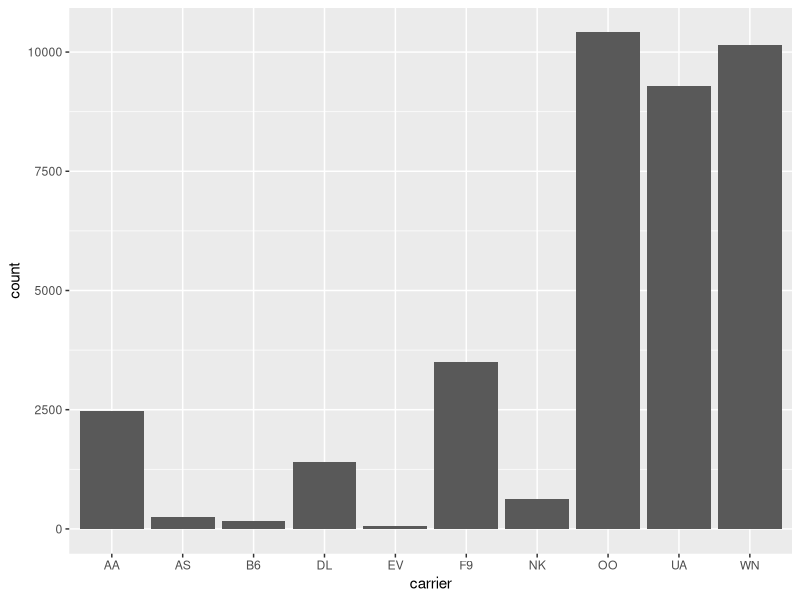
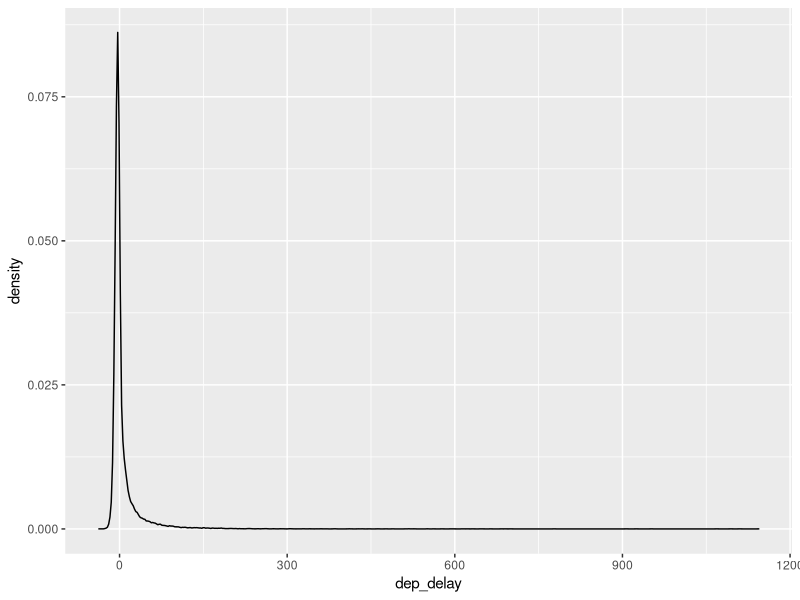
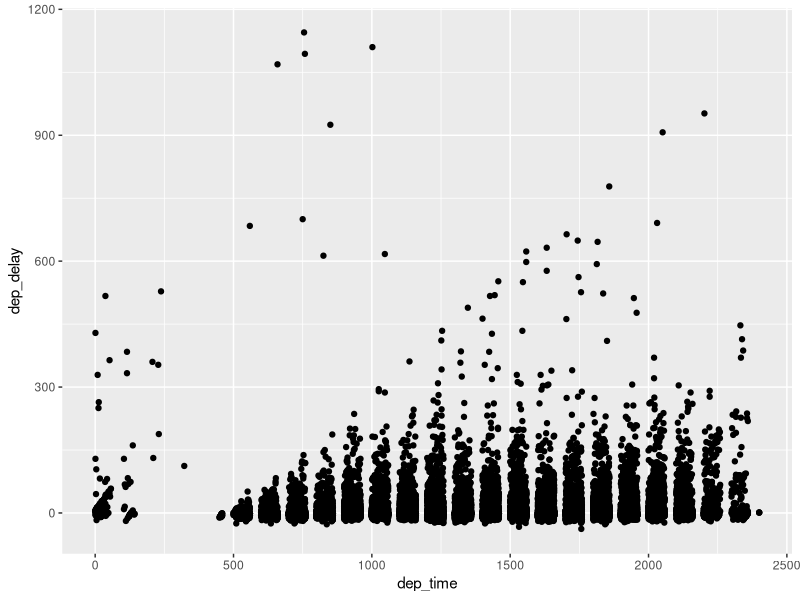
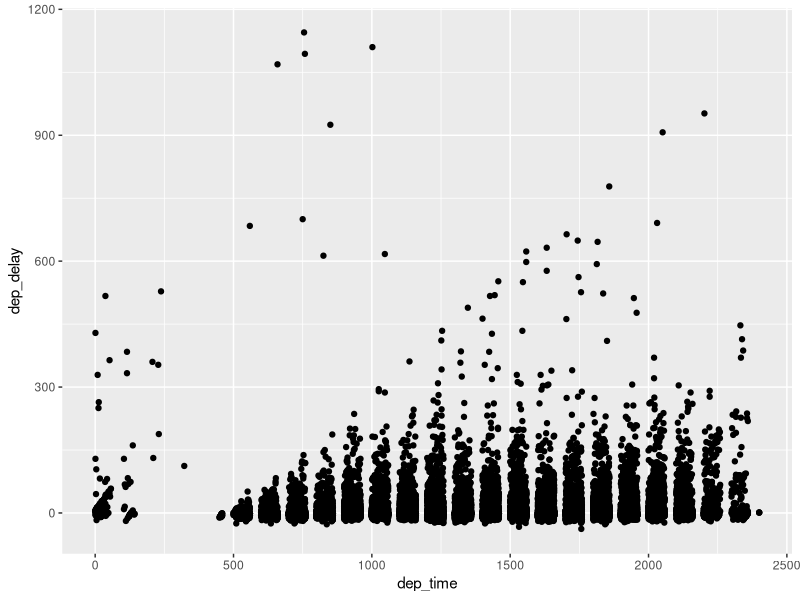
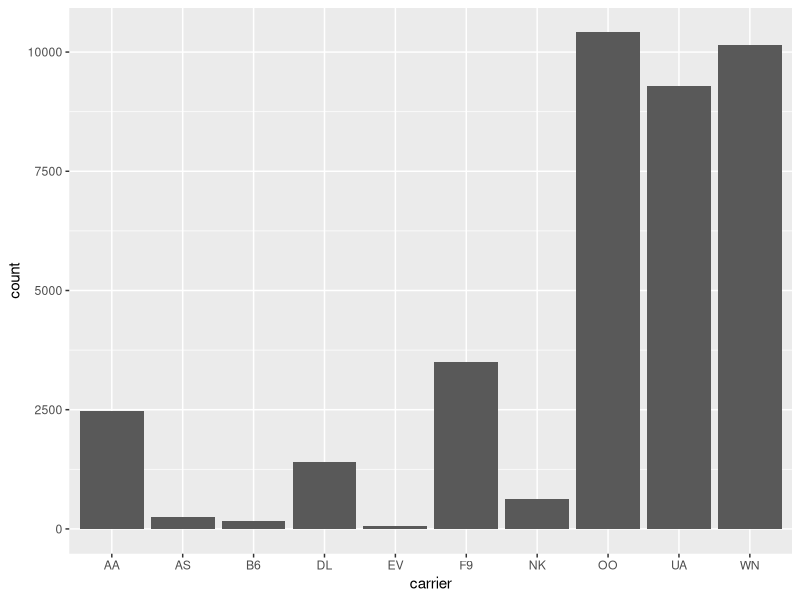
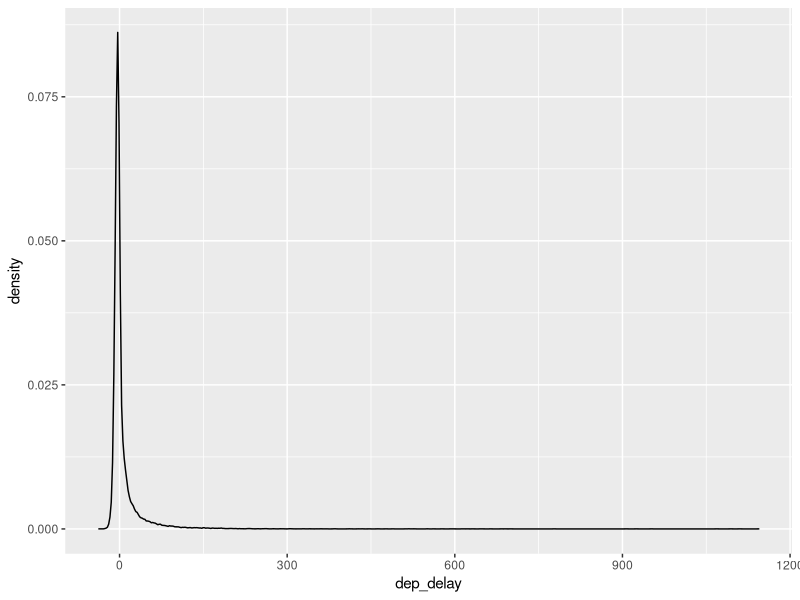
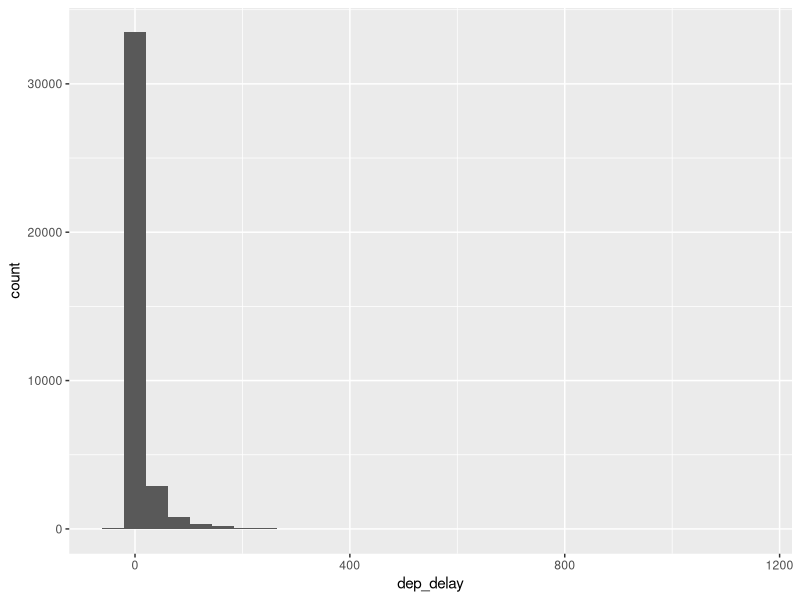
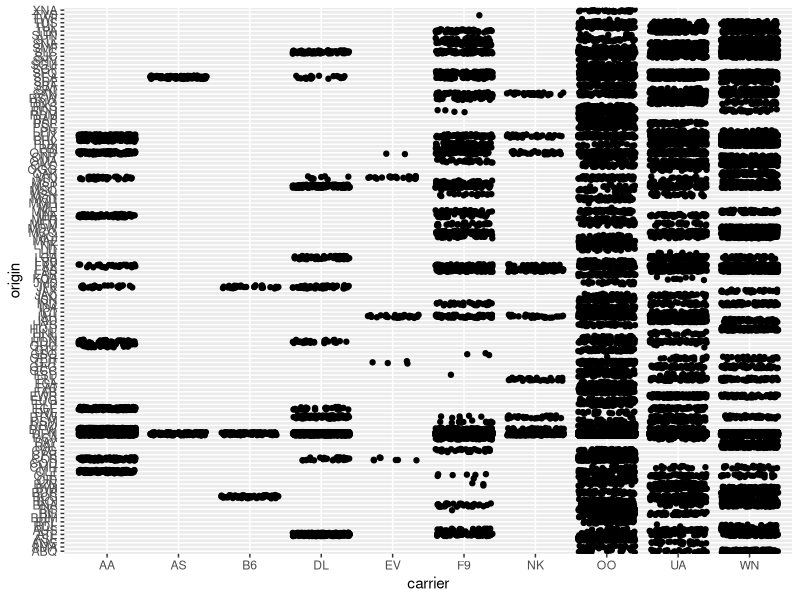

These figures' R source, in order:
## ---- chunk 1
require(knitr, quietly = TRUE)
opts_knit$set(root.dir = '../../../')
## ---- chunk 2
library(dplyr)
library(tidyr)
library(ggplot2)
## ---- chunk 3
d <- read.csv("data/flight-times.csv")
head(d)
## ---- chunk 4
ggplot(d, aes(carrier)) + geom_bar()
## ---- chunk 5
ggplot(d, aes(dep_delay)) +
  geom_density()
## ---- chunk 6
ggplot(d, aes(x = dep_time, y = dep_delay)) + geom_point()
## ---- chunk 7
p <- ggplot(d, aes(x = dep_time, y = dep_delay))
p <- p + geom_point()
p
## ---- chunk 8
ggplot(d, aes(carrier)) + geom_bar()
## ---- chunk 9
ggplot(d, aes(dep_delay)) + geom_density()
## ---- chunk 10
ggplot(d, aes(dep_delay)) + geom_histogram()
## ---- chunk 11
ggplot(d, aes(carrier, origin)) + geom_jitter()
## ---- chunk 12
d %>% group_by(carrier) %>%
  summarise(mean.delay = mean(dep_delay, na.rm = T)) %>%
  ggplot(aes(carrier, mean.delay)) + geom_bar(stat = "identity")
## ---- chunk 13
ggplot(d, aes(carrier, dep_delay)) + geom_boxplot()
## ---- chunk 14
d %>% filter(dep_delay < quantile(dep_delay, .95, na.rm = TRUE)) %>%
  ggplot(aes(carrier, dep_delay)) + geom_boxplot()
## ---- chunk 15
d %>% filter(dep_delay < quantile(dep_delay, .95, na.rm = TRUE)) %>%
  ggplot(aes(carrier, dep_delay)) + geom_violin()
## ---- chunk 16
ggplot(d, aes(dep_time, dep_delay)) + geom_point()
## ---- chunk 17
ggplot(d, aes(dep_time, dep_delay)) + geom_smooth()
## ---- chunk 18
ggplot(d, aes(dep_time, dep_delay)) + geom_smooth(method = "lm")
## ---- chunk 19
ggplot(d, aes(dep_time, dep_delay)) + geom_point() +
  geom_smooth(method = "lm")
## ---- chunk 20
ggplot(d, aes(day_of_month, taxi_out)) + geom_bin2d()
## ---- chunk 21
ggplot(d, aes(day_of_month, taxi_out)) + geom_density2d()
## ---- chunk 22
d %>% group_by(day_of_month) %>% summarise(n = n()) %>%
ggplot(aes(day_of_month, n)) + geom_line()
## ---- chunk 23
x <- d %>% group_by(carrier) %>%
        summarise(n    = n(),
                  mean = mean(dep_delay, na.rm = TRUE),
                  se   = sd(dep_delay, na.rm = TRUE)/sqrt(n))
## ---- chunk 24
ggplot(x, aes(carrier, mean, ymin = mean - se, ymax = mean + se)) +
    geom_errorbar()
## ---- chunk 25
ggplot(x, aes(carrier, mean, ymin = mean - se, ymax = mean + se)) +
    geom_bar(stat = "identity") + geom_errorbar()
## ---- chunk 26
ggplot(x, aes(carrier, mean, ymin = mean - se, ymax = mean + se)) +
    geom_bar(stat = "identity") + geom_errorbar(width = .25)
## ---- chunk 27
ggplot(x, aes(carrier, mean, label = carrier)) +
  geom_text()
## ---- chunk 28
ggplot(x, aes(carrier, mean, label = carrier)) +
  geom_bar(stat = "identity") +
  geom_text()
## ---- chunk 29
ggplot(x, aes(carrier, mean, label = carrier)) +
  geom_bar(stat = "identity") +
  geom_text(aes(vjust = ifelse(sign(mean) > 0, -1, 2)))
## ---- chunk 30
x <- x %>% mutate(ci.upper = mean + se * 1.96,
                  ci.lower = mean - se * 1.96,
                  zero = ci.lower < 0 & ci.upper > 0,
                  flag = ifelse(zero, "", "*"))
## ---- chunk 31
ggplot(x, aes(carrier, mean, label = flag)) +
  geom_bar(stat = "identity") +
  geom_text(aes(vjust = ifelse(sign(mean) > 0, -1, 2)))
## ---- chunk 32
d %>% filter(carrier %in% c("AA", "B6", "DL") & dep_delay < 15) %>%
  ggplot(aes(dep_delay, arr_delay, shape = carrier)) + geom_point()
## ---- chunk 33
read.csv("data/physical.csv") %>%
  ggplot(aes(Thigh, Height, size = Mass)) + geom_point()
## ---- chunk 34
d <- read.csv("data/planes.csv")
d %>% group_by(Paper, Angle) %>%
  summarise(Distance = mean(Distance)) %>%
  ggplot(aes(Paper, Distance, fill = Angle)) +
  geom_bar(stat = "identity")
## ---- chunk 35
d %>% group_by(Paper, Angle) %>%
  summarise(Distance = mean(Distance)) %>%
  ggplot(aes(Paper, Distance, fill = Angle)) +
  geom_bar(stat = "identity", position = "dodge")
## ---- chunk 36
read.csv("data/physical.csv") %>%
  ggplot(aes(Thigh, Height, size = Mass, colour = Mass)) +
  geom_point()
## ---- chunk 37
read.csv("data/planes.csv") %>%
  group_by(Paper, Angle) %>%
  summarise(Distance = mean(Distance)) %>%
  ggplot(aes(Paper, Distance)) + geom_bar(stat= "identity") +
  facet_grid(. ~ Angle)
## ---- chunk 38
read.csv("data/planes.csv") %>%
  group_by(Paper, Angle) %>%
  summarise(Distance = mean(Distance)) %>%
  ggplot(aes(Paper, Distance)) + geom_bar(stat= "identity") +
  facet_grid(Angle ~ .)
## ---- chunk 39
read.csv("data/planes.csv") %>%
  group_by(Paper, Angle, Design) %>%
  summarise(Distance = mean(Distance)) %>%
  ggplot(aes(Paper, Distance)) + geom_bar(stat = "identity") +
  facet_grid(Angle ~ Design)
## ---- chunk 40
read.csv("data/flight-times.csv") %>% 
  ggplot(aes(carrier)) + geom_bar() +
  theme_classic()
## ---- chunk 41
d <- read.csv("data/flight-times.csv")
